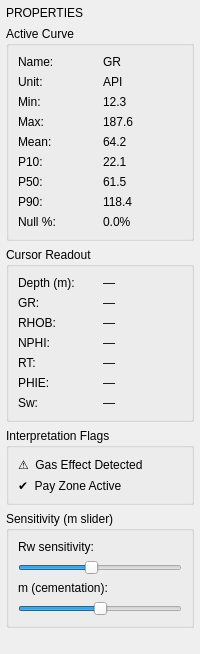
      <widget class="QWidget" name="rightPanelWidget">
       <layout class="QVBoxLayout" name="rightPanelLayout">
        <property name="spacing">
         <number>6</number>
        </property>
        <property name="leftMargin">
         <number>6</number>
        </property>
        <property name="topMargin">
         <number>6</number>
        </property>
        <property name="rightMargin">
         <number>6</number>
        </property>
        <property name="bottomMargin">
         <number>6</number>
        </property>
        <item>
         <widget class="QLabel" name="lblSectionHeader">
          <property name="text">
           <string>PROPERTIES</string>
          </property>
         </widget>
        </item>
        <item>
         <widget class="QGroupBox" name="grpActiveCurveProps">
          <property name="title">
           <string>Active Curve</string>
          </property>
          <layout class="QGridLayout">
           <item row="0" column="0">
            <widget class="QLabel" name="label">
             <property name="text">
              <string>Name:</string>
             </property>
            </widget>
           </item>
           <item row="0" column="1">
            <widget class="QLabel" name="lblValue">
             <property name="text">
              <string>GR</string>
             </property>
            </widget>
           </item>
           <item row="1" column="0">
            <widget class="QLabel" name="label">
             <property name="text">
              <string>Unit:</string>
             </property>
            </widget>
           </item>
           <item row="1" column="1">
            <widget class="QLabel" name="lblActiveCurveUnit">
             <property name="text">
              <string>API</string>
             </property>
            </widget>
           </item>
           <item row="2" column="0">
            <widget class="QLabel" name="label">
             <property name="text">
              <string>Min:</string>
             </property>
            </widget>
           </item>
           <item row="2" column="1">
            <widget class="QLabel" name="lblActiveCurveMin">
             <property name="text">
              <string>12.3</string>
             </property>
            </widget>
           </item>
           <item row="3" column="0">
            <widget class="QLabel" name="label">
             <property name="text">
              <string>Max:</string>
             </property>
            </widget>
           </item>
           <item row="3" column="1">
            <widget class="QLabel" name="lblActiveCurveMax">
             <property name="text">
              <string>187.6</string>
             </property>
            </widget>
           </item>
           <item row="4" column="0">
            <widget class="QLabel" name="label">
             <property name="text">
              <string>Mean:</string>
             </property>
            </widget>
           </item>
           <item row="4" column="1">
            <widget class="QLabel" name="lblActiveCurveMean">
             <property name="text">
              <string>64.2</string>
             </property>
            </widget>
           </item>
           <item row="5" column="0">
            <widget class="QLabel" name="label">
             <property name="text">
              <string>P10:</string>
             </property>
            </widget>
           </item>
           <item row="5" column="1">
            <widget class="QLabel" name="lblActiveCurveP10">
             <property name="text">
              <string>22.1</string>
             </property>
            </widget>
           </item>
           <item row="6" column="0">
            <widget class="QLabel" name="label">
             <property name="text">
              <string>P50:</string>
             </property>
            </widget>
           </item>
           <item row="6" column="1">
            <widget class="QLabel" name="lblActiveCurveP50">
             <property name="text">
              <string>61.5</string>
             </property>
            </widget>
           </item>
           <item row="7" column="0">
            <widget class="QLabel" name="label">
             <property name="text">
              <string>P90:</string>
             </property>
            </widget>
           </item>
           <item row="7" column="1">
            <widget class="QLabel" name="lblActiveCurveP90">
             <property name="text">
              <string>118.4</string>
             </property>
            </widget>
           </item>
           <item row="8" column="0">
            <widget class="QLabel" name="label">
             <property name="text">
              <string>Null %:</string>
             </property>
            </widget>
           </item>
           <item row="8" column="1">
            <widget class="QLabel" name="lblActiveCurveNull">
             <property name="text">
              <string>0.0%</string>
             </property>
            </widget>
           </item>
          </layout>
         </widget>
        </item>
        <item>
         <widget class="QGroupBox" name="grpCursorReadout">
          <property name="title">
           <string>Cursor Readout</string>
          </property>
          <layout class="QGridLayout">
           <item row="0" column="0">
            <widget class="QLabel" name="label">
             <property name="text">
              <string>Depth (m):</string>
             </property>
            </widget>
           </item>
           <item row="0" column="1">
            <widget class="QLabel" name="lblValue">
             <property name="text">
              <string>—</string>
             </property>
            </widget>
           </item>
           <item row="1" column="0">
            <widget class="QLabel" name="label">
             <property name="text">
              <string>GR:</string>
             </property>
            </widget>
           </item>
           <item row="1" column="1">
            <widget class="QLabel" name="lblCursorGR">
             <property name="text">
              <string>—</string>
             </property>
            </widget>
           </item>
           <item row="2" column="0">
            <widget class="QLabel" name="label">
             <property name="text">
              <string>RHOB:</string>
             </property>
            </widget>
           </item>
           <item row="2" column="1">
            <widget class="QLabel" name="lblCursorRHOB">
             <property name="text">
              <string>—</string>
             </property>
            </widget>
           </item>
           <item row="3" column="0">
            <widget class="QLabel" name="label">
             <property name="text">
              <string>NPHI:</string>
             </property>
            </widget>
           </item>
           <item row="3" column="1">
            <widget class="QLabel" name="lblCursorNPHI">
             <property name="text">
              <string>—</string>
             </property>
            </widget>
           </item>
           <item row="4" column="0">
            <widget class="QLabel" name="label">
             <property name="text">
              <string>RT:</string>
             </property>
            </widget>
           </item>
           <item row="4" column="1">
            <widget class="QLabel" name="lblCursorRT">
             <property name="text">
              <string>—</string>
             </property>
            </widget>
           </item>
           <item row="5" column="0">
            <widget class="QLabel" name="label">
             <property name="text">
              <string>PHIE:</string>
             </property>
            </widget>
           </item>
           <item row="5" column="1">
            <widget class="QLabel" name="lblCursorPHIE">
             <property name="text">
              <string>—</string>
             </property>
            </widget>
           </item>
           <item row="6" column="0">
            <widget class="QLabel" name="label">
             <property name="text">
              <string>Sw:</string>
             </property>
            </widget>
           </item>
           <item row="6" column="1">
            <widget class="QLabel" name="lblCursorSw">
             <property name="text">
              <string>—</string>
             </property>
            </widget>
           </item>
          </layout>
         </widget>
        </item>
        <item>
         <widget class="QGroupBox" name="grpInterpFlags">
          <property name="title">
           <string>Interpretation Flags</string>
          </property>
          <layout class="QVBoxLayout">
           <item>
            <widget class="QLabel" name="lblWarning">
             <property name="text">
              <string>⚠  Gas Effect Detected</string>
             </property>
            </widget>
           </item>
           <item>
            <widget class="QLabel" name="lblOk">
             <property name="text">
              <string>✔  Pay Zone Active</string>
             </property>
            </widget>
           </item>
          </layout>
         </widget>
        </item>
        <item>
         <widget class="QGroupBox" name="grpSensitivity">
          <property name="title">
           <string>Sensitivity (m slider)</string>
          </property>
          <layout class="QVBoxLayout">
           <item>
            <widget class="QLabel" name="label">
             <property name="text">
              <string>Rw sensitivity:</string>
             </property>
            </widget>
           </item>
           <item>
            <widget class="QSlider" name="sliderRwSens">
             <property name="minimum">
              <number>1</number>
             </property>
             <property name="maximum">
              <number>100</number>
             </property>
             <property name="value">
              <number>45</number>
             </property>
             <property name="orientation">
              <enum>Qt::Horizontal</enum>
             </property>
            </widget>
           </item>
           <item>
            <widget class="QLabel" name="label">
             <property name="text">
              <string>m (cementation):</string>
             </property>
            </widget>
           </item>
           <item>
            <widget class="QSlider" name="sliderMSens">
             <property name="minimum">
              <number>150</number>
             </property>
             <property name="maximum">
              <number>250</number>
             </property>
             <property name="value">
              <number>200</number>
             </property>
             <property name="orientation">
              <enum>Qt::Horizontal</enum>
             </property>
            </widget>
           </item>
          </layout>
         </widget>
        </item>
        <item>
         <spacer name="rightSpacer">
          <property name="orientation">
           <enum>Qt::Vertical</enum>
          </property>
          <property name="sizeHint" stdset="0">
           <size>
            <width>20</width>
            <height>20</height>
           </size>
          </property>
         </spacer>
        </item>
       </layout>
      </widget>
